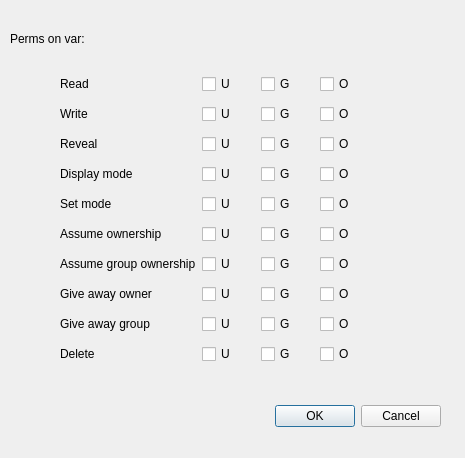
<?xml version="1.0" encoding="UTF-8"?>
<ui version="4.0">
 <class>vpermdlg</class>
 <widget class="QDialog" name="vpermdlg">
  <property name="geometry">
   <rect>
    <x>0</x>
    <y>0</y>
    <width>465</width>
    <height>458</height>
   </rect>
  </property>
  <property name="windowTitle">
   <string>Variable permissions</string>
  </property>
  <widget class="QDialogButtonBox" name="buttonBox">
   <property name="geometry">
    <rect>
     <x>250</x>
     <y>400</y>
     <width>191</width>
     <height>32</height>
    </rect>
   </property>
   <property name="orientation">
    <enum>Qt::Horizontal</enum>
   </property>
   <property name="standardButtons">
    <set>QDialogButtonBox::Cancel|QDialogButtonBox::Ok</set>
   </property>
  </widget>
  <widget class="QLabel" name="edvar">
   <property name="geometry">
    <rect>
     <x>110</x>
     <y>30</y>
     <width>301</width>
     <height>17</height>
    </rect>
   </property>
   <property name="text">
    <string/>
   </property>
  </widget>
  <widget class="QLabel" name="label">
   <property name="geometry">
    <rect>
     <x>10</x>
     <y>30</y>
     <width>101</width>
     <height>17</height>
    </rect>
   </property>
   <property name="text">
    <string>Perms on var:</string>
   </property>
  </widget>
  <widget class="QWidget" name="layoutWidget">
   <property name="geometry">
    <rect>
     <x>60</x>
     <y>70</y>
     <width>313</width>
     <height>304</height>
    </rect>
   </property>
   <layout class="QGridLayout" name="gridLayout">
    <item row="3" column="1">
     <widget class="QCheckBox" name="urdmd">
      <property name="toolTip">
       <string>Indicates that the user can read the permissions</string>
      </property>
      <property name="text">
       <string>U</string>
      </property>
     </widget>
    </item>
    <item row="2" column="2">
     <widget class="QCheckBox" name="gshow">
      <property name="toolTip">
       <string>Indicates that group  has reveal (is visible) permission</string>
      </property>
      <property name="text">
       <string>G</string>
      </property>
     </widget>
    </item>
    <item row="9" column="3">
     <widget class="QCheckBox" name="odel">
      <property name="toolTip">
       <string>Indicates that others can delete the variable</string>
      </property>
      <property name="text">
       <string>O</string>
      </property>
     </widget>
    </item>
    <item row="0" column="2">
     <widget class="QCheckBox" name="gread">
      <property name="toolTip">
       <string>Indicates that group has read permission</string>
      </property>
      <property name="text">
       <string>G</string>
      </property>
     </widget>
    </item>
    <item row="9" column="0">
     <widget class="QLabel" name="label_11">
      <property name="text">
       <string>Delete</string>
      </property>
     </widget>
    </item>
    <item row="3" column="2">
     <widget class="QCheckBox" name="grdmd">
      <property name="toolTip">
       <string>Indicates that the group can read the permissions</string>
      </property>
      <property name="text">
       <string>G</string>
      </property>
     </widget>
    </item>
    <item row="6" column="0">
     <widget class="QLabel" name="label_8">
      <property name="text">
       <string>Assume group ownership</string>
      </property>
     </widget>
    </item>
    <item row="2" column="1">
     <widget class="QCheckBox" name="ushow">
      <property name="toolTip">
       <string>Indicates that user has reveal (is visible) permission</string>
      </property>
      <property name="text">
       <string>U</string>
      </property>
     </widget>
    </item>
    <item row="1" column="3">
     <widget class="QCheckBox" name="owrite">
      <property name="toolTip">
       <string>Indicates that others have write permission</string>
      </property>
      <property name="text">
       <string>O</string>
      </property>
     </widget>
    </item>
    <item row="3" column="0">
     <widget class="QLabel" name="label_5">
      <property name="text">
       <string>Display mode</string>
      </property>
     </widget>
    </item>
    <item row="1" column="1">
     <widget class="QCheckBox" name="uwrite">
      <property name="toolTip">
       <string>Indicates that user has write permission</string>
      </property>
      <property name="text">
       <string>U</string>
      </property>
     </widget>
    </item>
    <item row="8" column="3">
     <widget class="QCheckBox" name="oggive">
      <property name="toolTip">
       <string>Indicates that others can give away group ownership</string>
      </property>
      <property name="text">
       <string>O</string>
      </property>
     </widget>
    </item>
    <item row="6" column="2">
     <widget class="QCheckBox" name="ggtake">
      <property name="toolTip">
       <string>Indicates that group can set the group</string>
      </property>
      <property name="text">
       <string>G</string>
      </property>
     </widget>
    </item>
    <item row="7" column="3">
     <widget class="QCheckBox" name="ogive">
      <property name="toolTip">
       <string>Indicates that others can give away ownership</string>
      </property>
      <property name="text">
       <string>O</string>
      </property>
     </widget>
    </item>
    <item row="1" column="0">
     <widget class="QLabel" name="label_3">
      <property name="text">
       <string>Write</string>
      </property>
     </widget>
    </item>
    <item row="8" column="2">
     <widget class="QCheckBox" name="gggive">
      <property name="toolTip">
       <string>Indicates that group can give away group ownership</string>
      </property>
      <property name="text">
       <string>G</string>
      </property>
     </widget>
    </item>
    <item row="5" column="2">
     <widget class="QCheckBox" name="gtake">
      <property name="toolTip">
       <string>Indicates that group can set the owner</string>
      </property>
      <property name="text">
       <string>G</string>
      </property>
     </widget>
    </item>
    <item row="4" column="2">
     <widget class="QCheckBox" name="gwrmd">
      <property name="toolTip">
       <string>Indicates that group can set permissions</string>
      </property>
      <property name="text">
       <string>G</string>
      </property>
     </widget>
    </item>
    <item row="2" column="3">
     <widget class="QCheckBox" name="oshow">
      <property name="toolTip">
       <string>Indicates that others have  reveal (is visible) permission</string>
      </property>
      <property name="text">
       <string>O</string>
      </property>
     </widget>
    </item>
    <item row="2" column="0">
     <widget class="QLabel" name="label_4">
      <property name="text">
       <string>Reveal</string>
      </property>
     </widget>
    </item>
    <item row="7" column="2">
     <widget class="QCheckBox" name="ggive">
      <property name="toolTip">
       <string>Indicates that group can give away ownership</string>
      </property>
      <property name="text">
       <string>G</string>
      </property>
     </widget>
    </item>
    <item row="9" column="1">
     <widget class="QCheckBox" name="udel">
      <property name="toolTip">
       <string>Indicates that user can delete the variable</string>
      </property>
      <property name="text">
       <string>U</string>
      </property>
     </widget>
    </item>
    <item row="7" column="0">
     <widget class="QLabel" name="label_9">
      <property name="text">
       <string>Give away owner</string>
      </property>
     </widget>
    </item>
    <item row="3" column="3">
     <widget class="QCheckBox" name="ordmd">
      <property name="toolTip">
       <string>Indicates that others can read the permissions</string>
      </property>
      <property name="text">
       <string>O</string>
      </property>
     </widget>
    </item>
    <item row="0" column="0">
     <widget class="QLabel" name="label_2">
      <property name="text">
       <string>Read</string>
      </property>
     </widget>
    </item>
    <item row="5" column="1">
     <widget class="QCheckBox" name="utake">
      <property name="toolTip">
       <string>Indicates that user can set the owner to him/herself</string>
      </property>
      <property name="text">
       <string>U</string>
      </property>
     </widget>
    </item>
    <item row="8" column="0">
     <widget class="QLabel" name="label_10">
      <property name="text">
       <string>Give away group</string>
      </property>
     </widget>
    </item>
    <item row="6" column="1">
     <widget class="QCheckBox" name="ugtake">
      <property name="toolTip">
       <string>Indicates that user can set the group to his/her own</string>
      </property>
      <property name="text">
       <string>U</string>
      </property>
     </widget>
    </item>
    <item row="0" column="1">
     <widget class="QCheckBox" name="uread">
      <property name="toolTip">
       <string>Indicates that user has read permission</string>
      </property>
      <property name="text">
       <string>U</string>
      </property>
     </widget>
    </item>
    <item row="8" column="1">
     <widget class="QCheckBox" name="uggive">
      <property name="toolTip">
       <string>Indicates that user can give away the group ownership</string>
      </property>
      <property name="text">
       <string>U</string>
      </property>
     </widget>
    </item>
    <item row="5" column="0">
     <widget class="QLabel" name="label_7">
      <property name="text">
       <string>Assume ownership</string>
      </property>
     </widget>
    </item>
    <item row="5" column="3">
     <widget class="QCheckBox" name="otake">
      <property name="toolTip">
       <string>Indicates that others can set the owner</string>
      </property>
      <property name="text">
       <string>O</string>
      </property>
     </widget>
    </item>
    <item row="6" column="3">
     <widget class="QCheckBox" name="ogtake">
      <property name="toolTip">
       <string>Indicates that others can set the group</string>
      </property>
      <property name="text">
       <string>O</string>
      </property>
     </widget>
    </item>
    <item row="4" column="3">
     <widget class="QCheckBox" name="owrmd">
      <property name="toolTip">
       <string>Indicates that others can set permissions</string>
      </property>
      <property name="text">
       <string>O</string>
      </property>
     </widget>
    </item>
    <item row="9" column="2">
     <widget class="QCheckBox" name="gdel">
      <property name="toolTip">
       <string>Indicates that group can delete the variable</string>
      </property>
      <property name="text">
       <string>G</string>
      </property>
     </widget>
    </item>
    <item row="4" column="0">
     <widget class="QLabel" name="label_6">
      <property name="text">
       <string>Set mode</string>
      </property>
     </widget>
    </item>
    <item row="7" column="1">
     <widget class="QCheckBox" name="ugive">
      <property name="toolTip">
       <string>Indicates that user can give the variable to a different owner</string>
      </property>
      <property name="text">
       <string>U</string>
      </property>
     </widget>
    </item>
    <item row="0" column="3">
     <widget class="QCheckBox" name="oread">
      <property name="toolTip">
       <string>Indicates that others have read permission</string>
      </property>
      <property name="text">
       <string>O</string>
      </property>
     </widget>
    </item>
    <item row="4" column="1">
     <widget class="QCheckBox" name="uwrmd">
      <property name="toolTip">
       <string>Indicates that user can set permissions</string>
      </property>
      <property name="text">
       <string>U</string>
      </property>
     </widget>
    </item>
    <item row="1" column="2">
     <widget class="QCheckBox" name="gwrite">
      <property name="toolTip">
       <string>Indicates that group has write permission</string>
      </property>
      <property name="text">
       <string>G</string>
      </property>
     </widget>
    </item>
   </layout>
  </widget>
 </widget>
 <tabstops>
  <tabstop>uread</tabstop>
  <tabstop>gread</tabstop>
  <tabstop>oread</tabstop>
  <tabstop>uwrite</tabstop>
  <tabstop>gwrite</tabstop>
  <tabstop>owrite</tabstop>
  <tabstop>ushow</tabstop>
  <tabstop>gshow</tabstop>
  <tabstop>oshow</tabstop>
  <tabstop>urdmd</tabstop>
  <tabstop>grdmd</tabstop>
  <tabstop>ordmd</tabstop>
  <tabstop>uwrmd</tabstop>
  <tabstop>gwrmd</tabstop>
  <tabstop>owrmd</tabstop>
  <tabstop>utake</tabstop>
  <tabstop>gtake</tabstop>
  <tabstop>otake</tabstop>
  <tabstop>ugtake</tabstop>
  <tabstop>ggtake</tabstop>
  <tabstop>ogtake</tabstop>
  <tabstop>ugive</tabstop>
  <tabstop>ggive</tabstop>
  <tabstop>ogive</tabstop>
  <tabstop>uggive</tabstop>
  <tabstop>gggive</tabstop>
  <tabstop>oggive</tabstop>
  <tabstop>udel</tabstop>
  <tabstop>gdel</tabstop>
  <tabstop>odel</tabstop>
  <tabstop>buttonBox</tabstop>
 </tabstops>
 <resources/>
 <connections>
  <connection>
   <sender>buttonBox</sender>
   <signal>accepted()</signal>
   <receiver>vpermdlg</receiver>
   <slot>accept()</slot>
   <hints>
    <hint type="sourcelabel">
     <x>248</x>
     <y>254</y>
    </hint>
    <hint type="destinationlabel">
     <x>157</x>
     <y>274</y>
    </hint>
   </hints>
  </connection>
  <connection>
   <sender>buttonBox</sender>
   <signal>rejected()</signal>
   <receiver>vpermdlg</receiver>
   <slot>reject()</slot>
   <hints>
    <hint type="sourcelabel">
     <x>316</x>
     <y>260</y>
    </hint>
    <hint type="destinationlabel">
     <x>286</x>
     <y>274</y>
    </hint>
   </hints>
  </connection>
 </connections>
</ui>
